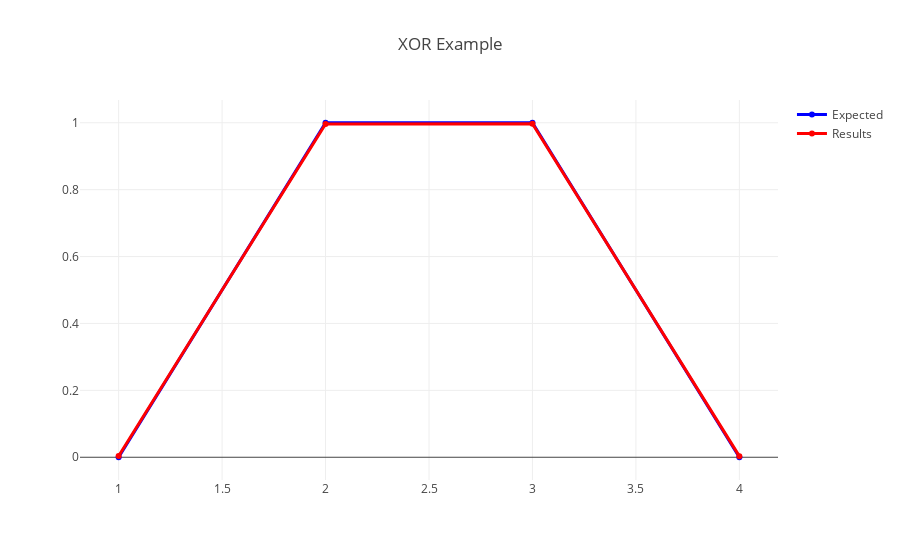

The notebook cell this image was saved under:
### Code cell
import { tensor1D } from "https://deno.land/x/netsaur@0.2.9/mod.ts";
import { Visualizer } from "https://deno.land/x/netsaur@0.2.9/visualizer/mod.ts";

import {
  Cost,
  CPU,
  DenseLayer,
  Sequential,
  setupBackend,
  SigmoidLayer,
  tensor2D,
} from "https://deno.land/x/netsaur@0.2.9/mod.ts";
  
await setupBackend(CPU);

const net = new Sequential({
  size: [4, 2],

  silent: true,

  layers: [
    DenseLayer({ size: [3] }),
    SigmoidLayer(),
    DenseLayer({ size: [1] }),
    SigmoidLayer(),
  ],

  cost: Cost.MSE,
});

net.train(
  [
    {
      inputs: tensor2D([
        [0, 0],
        [1, 0],
        [0, 1],
        [1, 1],
      ]),
      outputs: tensor2D([[0], [1], [1], [0]]),
    },
  ],
  1000000,
);
  
const visualizer = new Visualizer("XOR Example");
await visualizer.graph(net,
  [
  tensor1D([0, 0]),
  tensor1D([1, 0]),
  tensor1D([0, 1]),
  tensor1D([1, 1]),
], [
  tensor1D([0]),
  tensor1D([1]),
  tensor1D([1]),
  tensor1D([0])
])

### Figure 1 — Plotly figure (JSON) as saved in the notebook; plotly's stock layout.template omitted (floating-point values rounded to 4 significant figures)
{"data": [{"line": {"color": "blue", "width": 3}, "mode": "lines+markers", "name": "Expected", "type": "scatter", "x": [1, 2, 3, 4], "y": [0, 1, 1, 0]}, {"line": {"color": "red", "width": 3}, "mode": "lines+markers", "name": "Results", "type": "scatter", "x": [1, 2, 3, 4], "y": [0.003887, 0.9961, 0.9973, 0.003363]}], "layout": {"title": "XOR Example"}}
